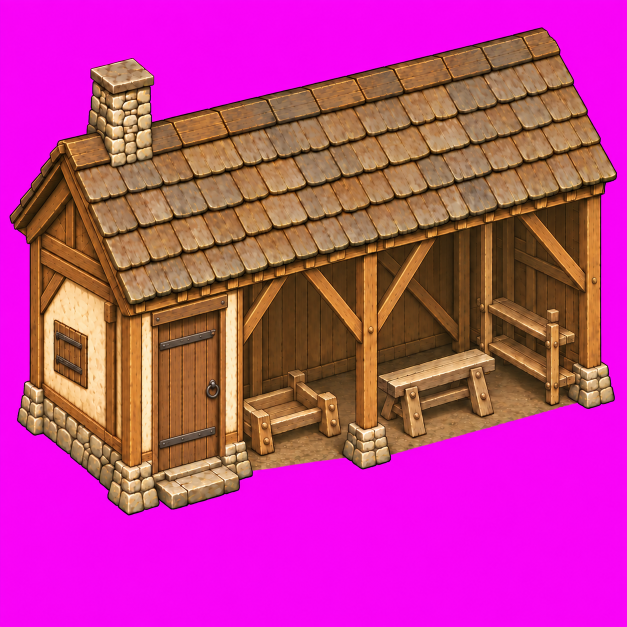
#> input picture docs/art/sources/sawmill-v2/concept-04-key.png, 1254 x 1254 px (shown at 1/2 size)
$ python measure-concept-04.py
#> lines starting #> are read from the running program, lines starting #| are printed output that depends on the picture
"""Read-only source-image geometry QA; outputs annotated copies and JSON, no alpha export."""
from pathlib import Path
from PIL import Image, ImageDraw, ImageFont
import hashlib
import json

ROOT = Path(__file__).resolve().parents[4]
SRC = ROOT / "docs/art/sources/sawmill-v2/concept-04-key.png"
QA = ROOT / "docs/art/qa/sawmill-v2"
RAW_SCALE = 0.1195
THRESHOLD = (400, 1032)
BOUNDS = (-60 / RAW_SCALE + 400, -80 / RAW_SCALE + 1032,
          100 / RAW_SCALE + 400, 1032)
DOOR = [(316, 646), (438, 619), (438, 913), (316, 942)]
CONTACTS = {
    "left masonry": (35, 841),
    "south masonry": (259, 1029),
    "east masonry": (1228, 800),
    "middle post": (735, 937),
    "entry step": (391, 1007),
    "log cradle": (522, 909),
    "bench left foot": (830, 875),
    "bench right foot": (981, 832),
    "board rack foot": (1108, 808),
}

im = Image.open(SRC).convert("RGB")
#> im is the input picture: PIL image 1254x1254 RGB; mean R, G, B 191.2, 58.2, 144
pix = im.load()
extents = {}
for cutoff in (20, 60, 100):
    pts = [(x, y) for y in range(740, im.height) for x in range(im.width)
           if min(pix[x, y][0], pix[x, y][2]) - pix[x, y][1] < cutoff]
    xs, ys = zip(*pts)
    extents[str(cutoff)] = {"inclusive_bbox": [min(xs), min(ys), max(xs), max(ys)],
                            "pixel_count": len(pts)}
#> after the loop, extents = 3 items
box = extents["100"]["inclusive_bbox"]
#> box = [34, 740, 1229, 1030]
report = {
    "date": "2026-09-12",
    "source": str(SRC.relative_to(ROOT)),
    "source_sha256": hashlib.sha256(SRC.read_bytes()).hexdigest(),
    "canvas": list(im.size),
    "status": "Source geometry only; final alpha and native game contacts not yet verified",
    "raw_source_to_world": RAW_SCALE,
    "uniform_export_canvas": [800, 800],
    "source_to_world_for_800_canvas": RAW_SCALE * 1254 / 800,
    "navigation_threshold_raw": list(THRESHOLD),
    "occupied_world_size": [160, 80],
    "occupied_raw_bounds": list(BOUNDS),
    "external_approach_raw_bounds": [400 - 20 / RAW_SCALE, 1032,
                                      400 + 20 / RAW_SCALE, 1032 + 40 / RAW_SCALE],
    "manual_visible_ground_contacts": CONTACTS,
    "manual_contact_uncertainty_raw_px": 5,
    "manual_contacts_inside": all(BOUNDS[0] <= x <= BOUNDS[2] and BOUNDS[1] <= y <= BOUNDS[3]
                                  for x, y in CONTACTS.values()),
    "lower_image_non_key_extents": extents,
    "extent_method": "Rows y>=740, classify min(R,B)-G below20/60/100. Diagnostic only; no final alpha created. Bbox maxima are inclusive pixel indices.",
    "lower_image_south_margin_world_using_pixel_lower_edge": (1032 - box[3] - 1) * RAW_SCALE,
    "lower_image_east_margin_world_using_pixel_right_edge": (BOUNDS[2] - box[2] - 1) * RAW_SCALE,
    "door_clear_opening_manual_quad": DOOR,
    "door_height_raw": [DOOR[3][1] - DOOR[0][1], DOOR[2][1] - DOOR[1][1]],
    "door_height_world": [(DOOR[3][1] - DOOR[0][1]) * RAW_SCALE,
                           (DOOR[2][1] - DOOR[1][1]) * RAW_SCALE],
    "door_clear_width_world": (DOOR[1][0] - DOOR[0][0]) * RAW_SCALE,
    "door_measurement_uncertainty_raw_px": 5,
    "human_body_height_world": 33,
    "door_target_note": "Actual measured clear field has adult height and width. Native walking/open-door clearance remains to be verified.",
    "navigation_note": "Nav is25rawpx (~2.99world) south of the manually observed central lower step edge; final actual entry may need a small registration adjustment. Navigation is not registered at the painted door leaf.",
    "limitations": ["Only visible ground contacts are measured; obscured rear contact is bounded conservatively by the house.",
                    "This does not establish roof contact, slope support, final alpha fringe or animation registration.",
                    "The south margin is less than a world pixel; test actual raised platform before deriving dynamic artwork."]
}
QA.mkdir(parents=True, exist_ok=True)
(QA / "concept-04-geometry.json").write_text(json.dumps(report, ensure_ascii=False, indent=2) + "\n")

# Technical annotation of an existing image, never a painted/generated building.
canvas = Image.new("RGB", (1490, 1400), "#162329")
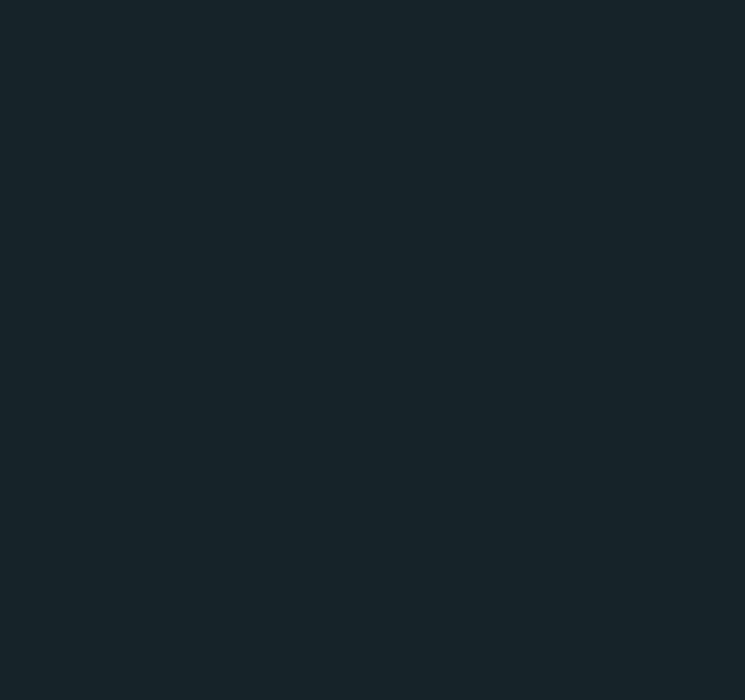
#> canvas: PIL image 1490x1400 RGB (shown at 1/2 size); mean R, G, B 22, 35, 41
offset = (160, 80)
canvas.paste(im, offset)
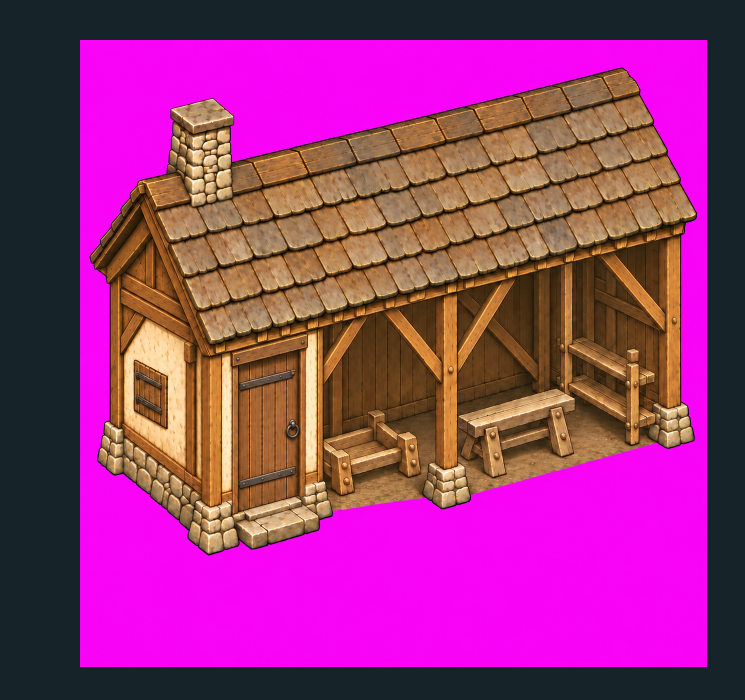
#> canvas: PIL image 1490x1400 RGB (shown at 1/2 size); mean R, G, B 149.5, 52.5, 118.7
d = ImageDraw.Draw(canvas)
font_path = "/System/Library/Fonts/Supplemental/Arial.ttf"
font = ImageFont.truetype(font_path, 18)
small = ImageFont.truetype(font_path, 15)
def xy(p):
    return (p[0] + offset[0], p[1] + offset[1])
d.text((20, 20), "SAWMILL V2 / CONCEPT04 — measured source contacts, raw scale0.1195", fill="white", font=font)
d.rectangle((xy(BOUNDS[:2]), xy(BOUNDS[2:])), outline="#4ad8ff", width=3)
for x in (400 - 20 / RAW_SCALE, 400 + 20 / RAW_SCALE, 400 + 60 / RAW_SCALE):
    d.line((xy((x, BOUNDS[1])), xy((x, 1032))), fill="#377a91", width=1)
d.line((xy((BOUNDS[0], BOUNDS[1] + 40 / RAW_SCALE)), xy((BOUNDS[2], BOUNDS[1] + 40 / RAW_SCALE))), fill="#377a91", width=1)
d.line([xy(p) for p in DOOR + DOOR[:1]], fill="#84ff8d", width=3)
for label, p in CONTACTS.items():
    a, b = xy(p)
    d.ellipse((a-4, b-4, a+4, b+4), fill="#fff170", outline="#302514", width=1)
    if label in ("left masonry", "south masonry", "east masonry"):
        dx = -140 if label == "east masonry" else 10
        d.text((a+dx, b+8), f"{label} {p}", fill="#fff170", font=small)
a,b=xy(THRESHOLD)
d.line((a-12,b,a+12,b),fill="white",width=3)
d.line((a,b-12,a,b+12),fill="white",width=3)
d.text((a+16,b+10), "nav (400,1032)", fill="white", font=font)
d.text((20, 1308), "Blue: unchanged4×2 ground boundary; roof/height may project above it. Green: measured door clear field.", fill="white", font=font)
d.text((20, 1338), "Visible feet fit. Native raised-platform/entry QA verifies the narrow south and east margins.", fill="white", font=font)
d.text((20, 1368), "Technical annotation only. Magenta source is not a production alpha export; no worker or stock anchor is accepted here.", fill="white", font=small)
canvas.save(QA / "concept-04-contact-guide.png")
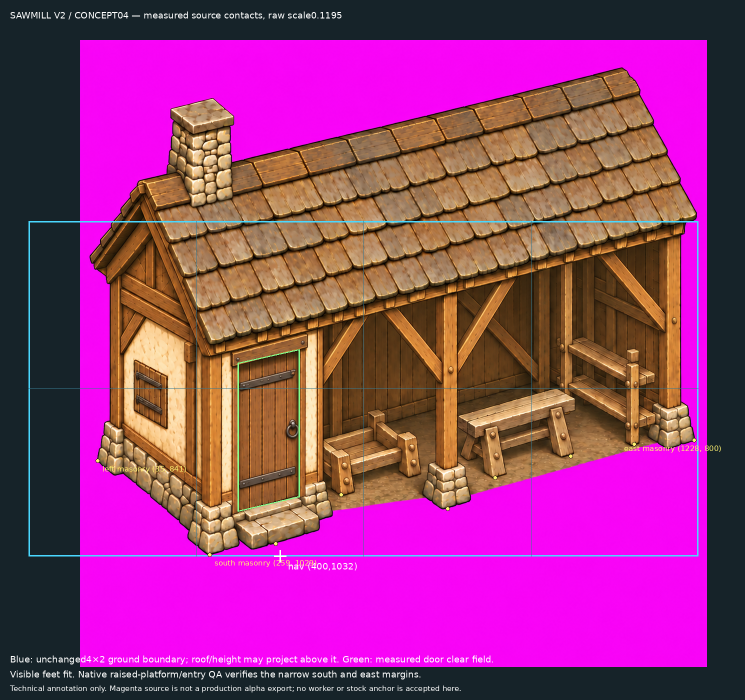
#> saved as concept-04-contact-guide.png: PIL image 1490x1400 RGB (shown at 1/2 size); mean R, G, B 149.9, 55.3, 120.4
print(json.dumps({"source_sha256": report["source_sha256"], "lower_extent": box,
                  "door_world": report["door_height_world"],
                  "south_margin_world": report["lower_image_south_margin_world_using_pixel_lower_edge"],
                  "east_margin_world": report["lower_image_east_margin_world_using_pixel_right_edge"]}, indent=2))
#> (printed output is left out)

$ run again, with docs/art/sources/sawmill-v2/concept-02-key.png copied over docs/art/sources/sawmill-v2/concept-04-key.png
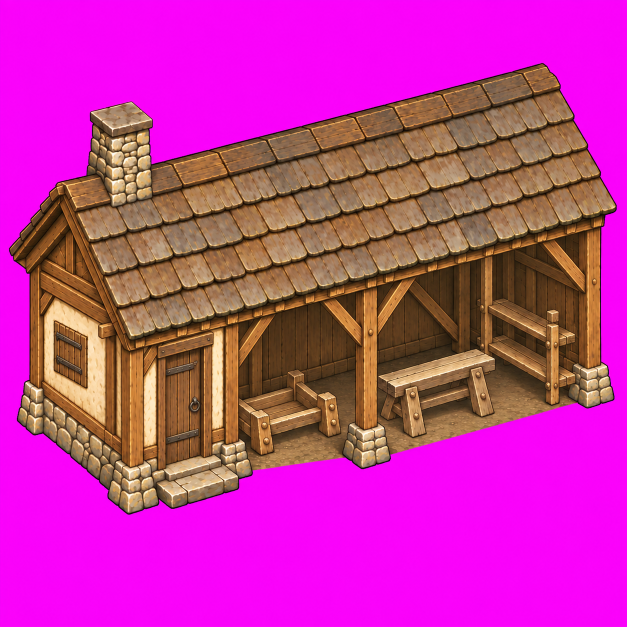
#> input picture docs/art/sources/sawmill-v2/concept-02-key.png, 1254 x 1254 px (shown at 1/2 size)
#> im is the input picture: PIL image 1254x1254 RGB; mean R, G, B 194.6, 51, 157.9
#> after the loop `for cutoff in (20, 60, 100):`: extents = 3 items
#> box = [34, 740, 1228, 1028]
#> `canvas.paste(im, offset)`:
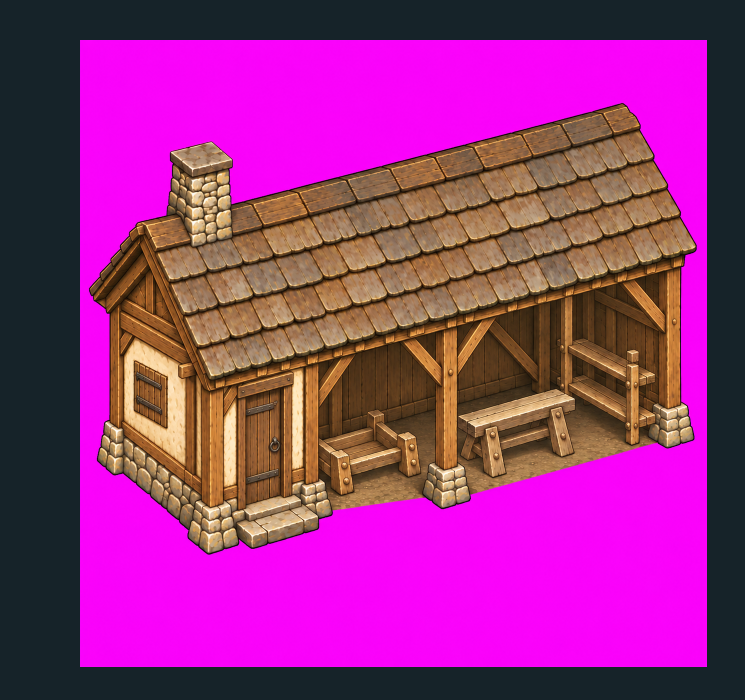
#> canvas: PIL image 1490x1400 RGB (shown at 1/2 size); mean R, G, B 152.1, 47, 129.1
#> `canvas.save(QA / "concept-04-contact-guide.png")`:
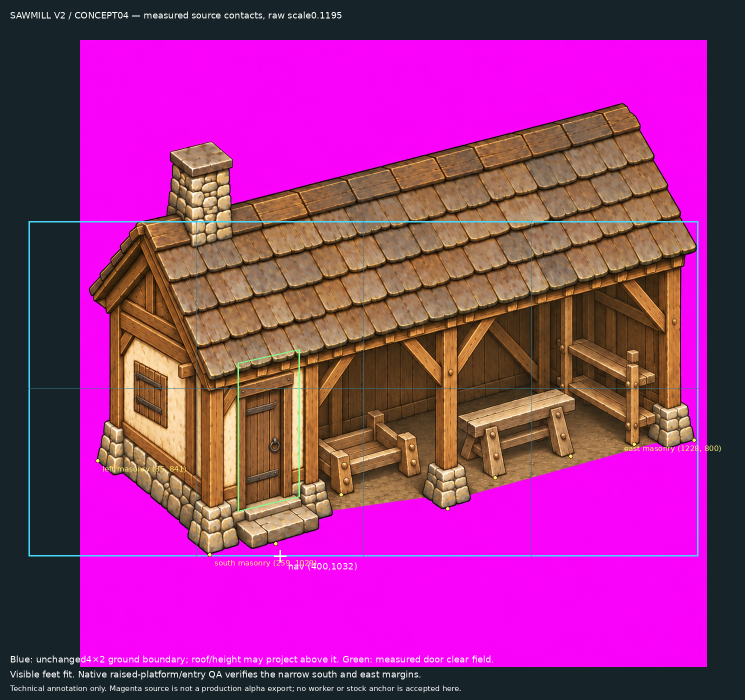
#> saved as concept-04-contact-guide.png: PIL image 1490x1400 RGB (shown at 1/2 size); mean R, G, B 152.4, 49.8, 130.7
#> (printed output is left out)

$ run again, with docs/art/sources/sawmill-v2/concept-01.png copied over docs/art/sources/sawmill-v2/concept-04-key.png
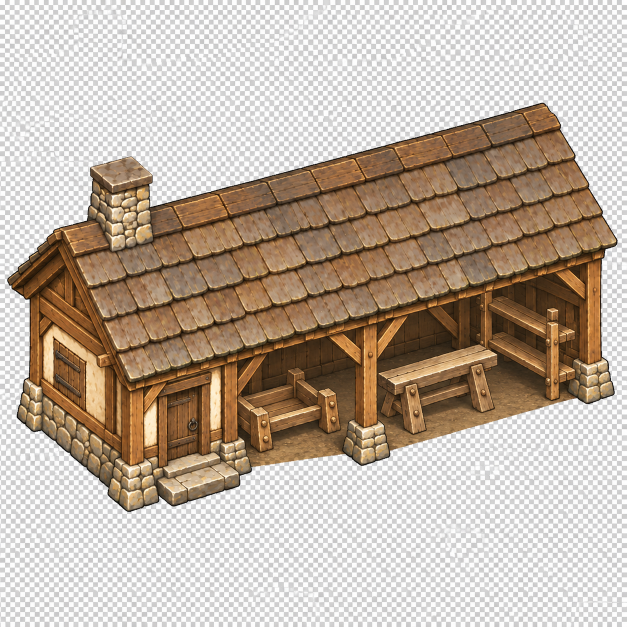
#> input picture docs/art/sources/sawmill-v2/concept-01.png, 1254 x 1254 px (shown at 1/2 size)
#> im is the input picture: PIL image 1254x1254 RGB; mean R, G, B 189.2, 174.6, 160.6
#> after the loop `for cutoff in (20, 60, 100):`: extents = 3 items
#> box = [0, 740, 1253, 1253]
#> `canvas.paste(im, offset)`:
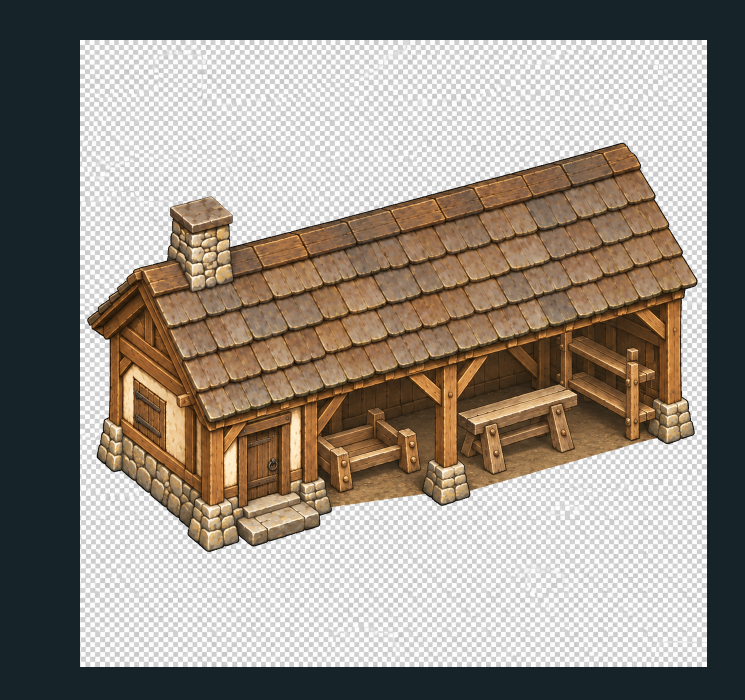
#> canvas: PIL image 1490x1400 RGB (shown at 1/2 size); mean R, G, B 148.1, 140.3, 131.2
#> `canvas.save(QA / "concept-04-contact-guide.png")`:
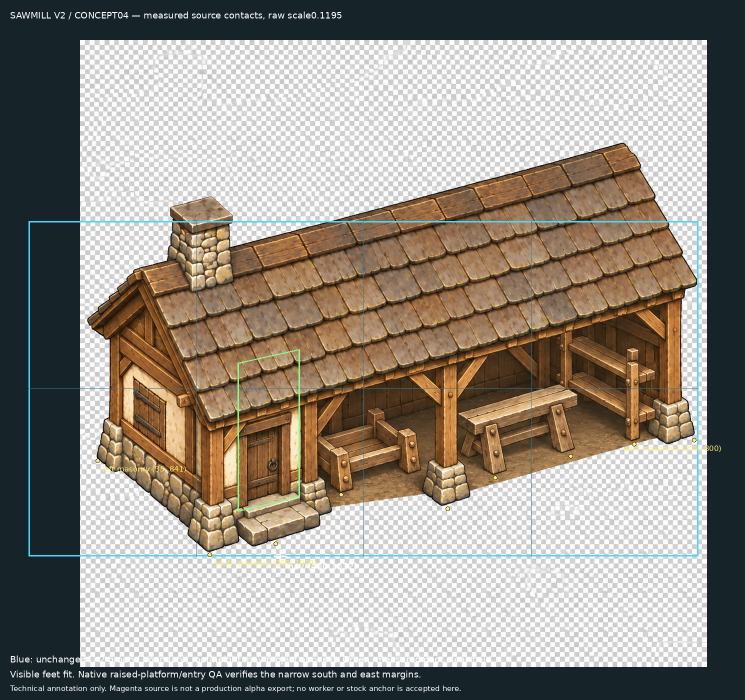
#> saved as concept-04-contact-guide.png: PIL image 1490x1400 RGB (shown at 1/2 size); mean R, G, B 148.5, 141.8, 132.8
#> (printed output is left out)
